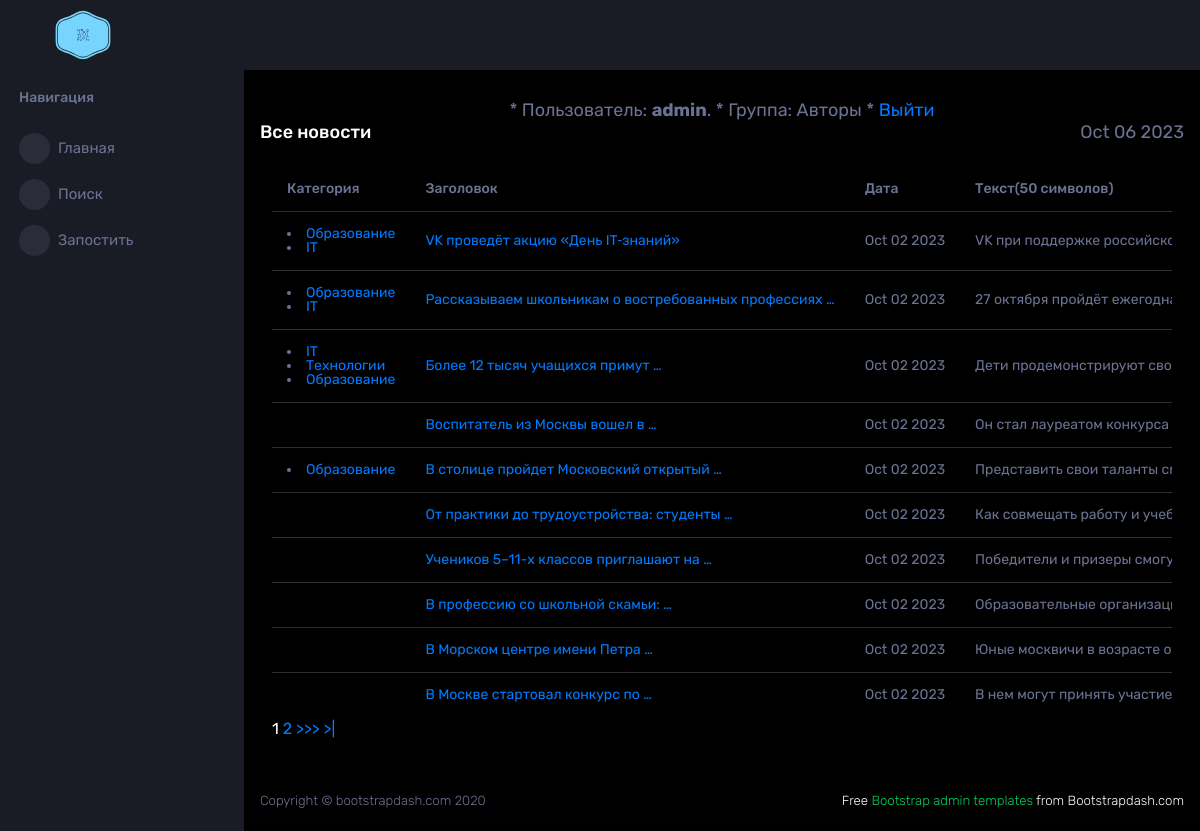
Page /news/ (signed in) on the committed database.
### news/models.py (models this page shows, shortened)
class Category(models.Model):
    categoryName = models.CharField(max_length = 255, unique = True)
    subscriber = models.ManyToManyField(User, through = 'Subscribers')
    def __str__(self):
        return self.categoryName

class Post(models.Model):
    news = 'N'
    article = 'A'
    postChoice = [
        (news, 'Новость'),
        (article, 'Статья')
    ]
    postAuthor = models.ForeignKey(Author, on_delete = models.CASCADE)
    postType = models.CharField(max_length = 1, choices = postChoice, default = news)
    postDateTime = models.DateTimeField(default=timezone.now)
    postCat = models.ManyToManyField(Category, through = 'PostCategory')
    postTitle = models.CharField(max_length = 255, default = 'Заголовок')
    postBody = models.TextField(default = 'Здесь должен быть текст')
    postRate = models.IntegerField(default = 0)

### news/views.py (the view, shortened to what this page needs)
# urls.py: path('', NewsList.as_view(), name='news'),
class NewsList(ListView):
    model = Post
    ordering = ['-postDateTime']
    template_name = 'newspaper/news.html'
    context_object_name = 'news'
    paginate_by = 10
    def get_context_data(self, **kwargs: Any) -> Dict[str, Any]:
        context =  super().get_context_data(**kwargs)
        context['time_now'] = timezone.localtime(timezone.now())
        context['empty'] = None
        context['filter'] = NewsFilter(self.request.GET,
                                       queryset=self.get_queryset())
        context['choices'] = Post.postChoice
        context['form'] = NewsForm()
        context['is_author'] = self.request.user.groups.filter(name='Authors').exists()
        return context

### news/templatetags/custom_filters.py (called while the page is built)
@register.filter(name='censor')
def censor(value):
    return cense(value)

### templates/newspaper/news.html (shortened to what this page needs)
{% extends 'layout/default.html' %}
{% load custom_filters %}
{% block content %}
<section class="tables">
    <div class="page-header">
        <div class=row><h1 class="page-title">Все новости</h1></div>
        <div class=row><h3 class="page-title small text-muted">{{ time_now|date:'M d Y' }}</h3></div>
    </div>
    <div class="table-responsive">
        {% if news %}
            <table class="table b-table table-striped table-hover">
                <thead >
                    <th scope="col">
                        Категория
                    </th>
                    <th scope="col">
                        Заголовок
                    </th>
                    <th scope="col">
                        Дата
                    </th>
                    <th scope="col">
                        Текст(50 символов)
                    </th>
                </thead>
                <tbody>
                {% for post in news %}
                    <tr>
                        <td>
                            {% for cat in post.postCat.all %}
                            <li><a href="subscribe/{{ cat.id }}">{{ cat }}</a></li>
                            {% endfor %}
                        </td>
                        <td>
                            <a href="{{ post.id }}">{{ post.postTitle|truncatewords:5|censor }}</a>
                        </td>
                        <td>
                            {{ post.postDateTime|date:'M d Y' }}
                        </td>
                        <td>
                            {{ post.postBody|truncatechars:50|censor }}
                        </td>
                    </tr>
                {% endfor %}
            </table>
            {% include 'layout/parts/paginator.html' %}
        {% else %}
            <h2> Новостей нет </h2>
        {% endif %}
    </div>
</section>
{% endblock content %}

### templates/layout/default.html (shortened to what this page needs)
<!DOCTYPE html>
<html lang="en">
  <head>
    {% load static %}
    <link rel="stylesheet" type="text/css" href="{% static 'css/style.css' %}">
  </head>
  <body>
    <div class="container-scroller">
      <nav class="sidebar sidebar-offcanvas" id="sidebar">
        <div class="sidebar-brand-wrapper d-none d-lg-flex align-items-center justify-content-center fixed-top">
          <a class="sidebar-brand brand-logo" href="/"><img src="{% static 'assets/images/logo.svg' %}" alt="logo" /></a>
        </div>
        <ul class="nav">
          <li class="nav-item nav-category">
            <span class="nav-link">Навигация</span>
          </li>
          <li class="nav-item menu-items">
            <a class="nav-link" href="/news/">
              <span class="menu-icon">
              </span>
              <span class="menu-title">Главная</span>
            </a>
          </li>
          <li class="nav-item menu-items">
            <a class="nav-link" href="/news/search">
              <span class="menu-icon">
              </span>
              <span class="menu-title">Поиск</span>
            </a>
          </li>
          {% if is_author %}
          <li class="nav-item menu-items">
            <a class="nav-link" href="/news/create">
              <span class="menu-icon">
              </span>
              <span class="menu-title">Запостить</span>
            </a>
          </li>
          {% endif %}
        </ul>
      </nav>
      <div class="container-fluid page-body-wrapper">
        <div class="main-panel">
          <div class="content-wrapper ">
            <div class="row justify-content-center">
              {% if request.user.is_authenticated %}
              <h3 class="page-title small text-muted">
                * Пользователь:
                <strong>{{ request.user.username }}</strong>.
                {% if is_author %}
                 * Группа: Авторы *
                {% endif %}
                <a href="/accounts/logout/"> Выйти</a>
              </h3>
              {% else %}
              <h3 class="page-title small text-muted">
                Войдите в аккаунт:
                <a href="/accounts/login/"> Войти</a>
              </h3>
              {% endif %}
            </div>
            <div class="row">
                <div class="col-lg-12">
                    {% block content %}
                    {% endblock content %}
                </div>
            </div>
        </div>
          <footer class="footer">
            <div class="d-sm-flex justify-content-center justify-content-sm-between">
              <span class="text-muted d-block text-center text-sm-left d-sm-inline-block">Copyright © bootstrapdash.com 2020</span>
              <span class="float-none float-sm-right d-block mt-1 mt-sm-0 text-center"> Free <a href="https://www.bootstrapdash.com/bootstrap-admin-template/" target="_blank">Bootstrap admin templates</a> from Bootstrapdash.com</span>
            </div>
          </footer>
        </div>
      </div>
    </div>
  </body>
</html>

### rows in the picture
Post: postTitle|censor "VK проведёт акцию «День IT‑знаний»", postDateTime "Oct 02 2023", postBody|censor "VK при поддержке…"
Category: categoryName "Образование"
Category: categoryName "IT"
Post: postTitle|censor "Рассказываем школьникам о востребованных профессиях …", postDateTime "Oct 02 2023", postBody|censor "27 октября пройдёт…"
Post: postTitle|censor "Более 12 тысяч учащихся примут …", postDateTime "Oct 02 2023", postBody|censor "Дети продемонстрируют…"
Category: categoryName "Технологии"
Post: postTitle|censor "Воспитатель из Москвы вошел в …", postDateTime "Oct 02 2023", postBody|censor "Он стал лауреатом конкурса…"
Post: postTitle|censor "В столице пройдет Московский открытый …", postDateTime "Oct 02 2023", postBody|censor "Представить свои таланты…"
Post: postTitle|censor "От практики до трудоустройства: студенты …", postDateTime "Oct 02 2023", postBody|censor "Как совмещать работу и…"
Post: postTitle|censor "Учеников 5–11-х классов приглашают на …", postDateTime "Oct 02 2023", postBody|censor "Победители и призеры…"
Post: postTitle|censor "В профессию со школьной скамьи: …", postDateTime "Oct 02 2023", postBody|censor "Образовательные…"
Post: postTitle|censor "В Морском центре имени Петра …", postDateTime "Oct 02 2023", postBody|censor "Юные москвичи в возрасте…"
Post: postTitle|censor "В Москве стартовал конкурс по …", postDateTime "Oct 02 2023", postBody|censor "В нем могут принять участие…"

### other values in the picture
{{ request.user.username }} "admin"
{{ time_now|date:'M d Y' }} "Oct 06 2023"
{{ num }} "1"
{{ num }} "2"
